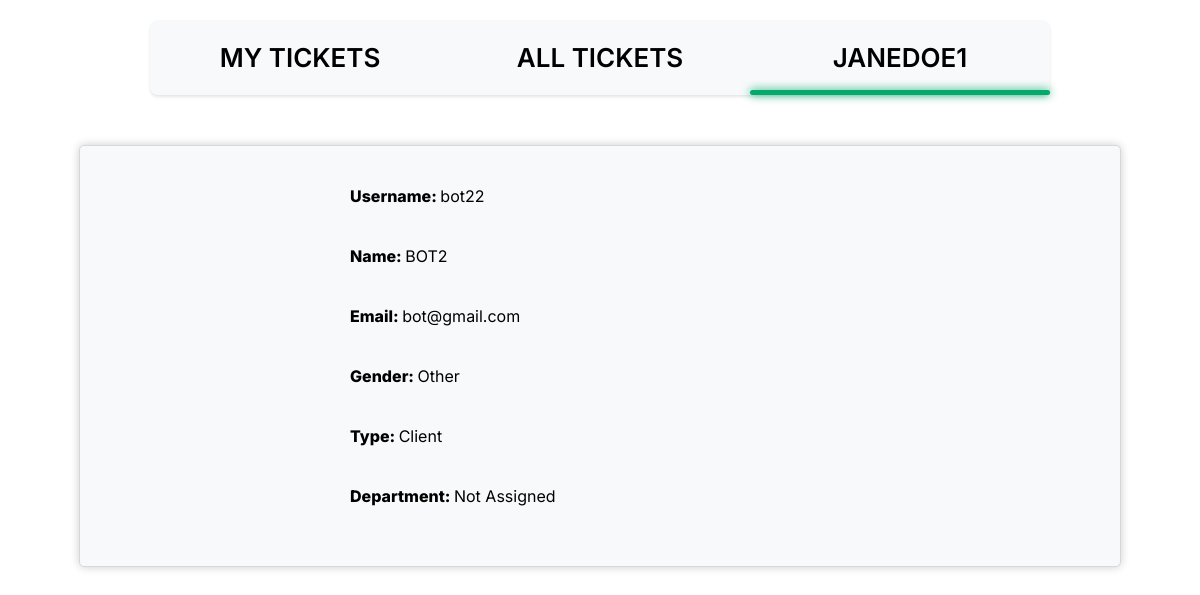
/pages/profile_viewer.php?id=5 (signed in), run on an earlier commit of the app's database.
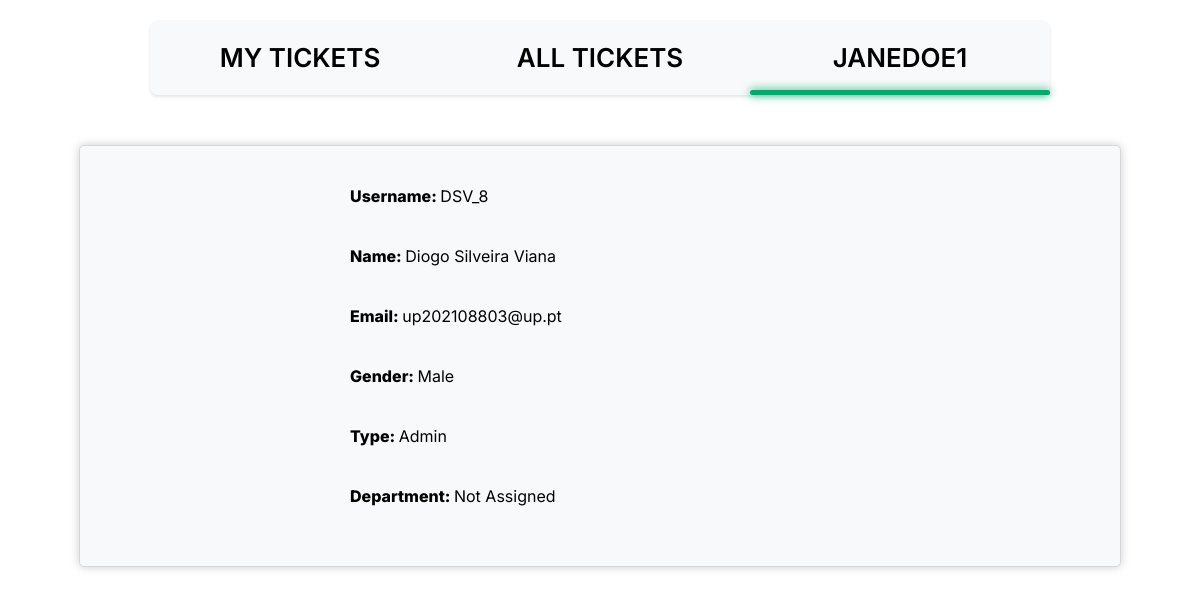
And on a later commit of the database.
### tables this page shows
CREATE TABLE USER (
    user_id INTEGER PRIMARY KEY AUTOINCREMENT,
    department_id INT,
    name VARCHAR(255) NOT NULL,
    username VARCHAR(8) NOT NULL UNIQUE,
    email VARCHAR(255) NOT NULL UNIQUE,
    password VARCHAR(255) NOT NULL,
    type VARCHAR(10) NOT NULL DEFAULT 'Client' CHECK (type = 'Agent' OR type = 'Admin' OR type = 'Client'),
    gender VARCHAR(10) DEFAULT 'None' CHECK(gender = 'Male' or gender = 'Female' or gender = 'Other' or gender = 'None'),
    FOREIGN KEY(department_id) REFERENCES DEPARTMENT(department_id) ON DELETE CASCADE ON UPDATE CASCADE
);

### database/compareID.php (called while the page is built, shortened)
<?php
    $isUser = false;
?>

### database/fetchUser.php (called while the page is built)
<?php
    include 'connection.php';
    $stmt = $db -> prepare('SELECT * FROM User WHERE user_id = :user_id');
    $stmt -> bindParam(':user_id', $userid);
    $stmt -> execute();
    $row = $stmt -> fetch();
    include 'getUserDepartment.php';
?>

### database/getUserDepartment.php (called while the page is built)
<?php
    if(!empty($row['department_id'])){
        $stmt2 = $db -> prepare('SELECT name FROM Department WHERE department_id = :department_id');
        $stmt2 -> bindParam(':department_id', $row['department_id']);
        $stmt2 -> execute();
        $row2 = $stmt2 -> fetch();
        $department = $row2['name'];
    }
    else{
        $department = 'Not Assigned';
    }
?>

### pages/profile_viewer.php (the view, shortened to what the changed rows need)
<?php
    include '../database/checkSession.php';
    include '../database/compareID.php';
?>
<!DOCTYPE html>
<html lang="en-US">
    <head>
        <link href="../css/profile_viewer.css" rel="stylesheet">
    </head>
    <body>
            <div class="box">
                <?php if($isUser){
                    echo '<p id="edit"><a href="profile_edit.php?id=' . $_SESSION['user_id'] . '">Edit</a></p>';
                    echo '<form name="change" method="post">
                    <div class="labels">
                        <label for="username">Username: <strong>' . $_SESSION['username'] . '</strong></label>
                        <br><br>
                        <label for="name">Name: <strong>' . $_SESSION['name'] . '</strong></label>
                        <br><br>
                        <label for="email">Email: <strong>' . $_SESSION['email'] . '</strong></label>
                        <br><br>
                        <label for="gender">Gender: <strong>' . $_SESSION['gender'] . '</strong></label>
                        <br><br>
                        <label for="type">Type: <strong>' . $_SESSION['type'] . '</strong></label>
                        <br><br>
                        <label for="department">Department: <strong>' . $_SESSION['department'] . '</strong></label>
                        <br><br>
                    </div>
                </form>
                    <form name="logout" action="../pages/logout.php" method="post">
                        <div class="buttons">
                            <button type="submit" class="logoutbtn">Logout</button>
                        </div>
                    </form>';
                }
                else{
                    $userid = $_GET['id'];
                    include '../database/fetchUser.php';
                    echo '<br><form name="change" method="post">
                    <div class="labels">
                        <label for="username">Username: <strong>' . $row['username'] . '</strong></label>
                        <br><br>
                        <label for="name">Name: <strong>' . $row['name'] . '</strong></label>
                        <br><br>
                        <label for="email">Email: <strong>' . $row['email'] . '</strong></label>
                        <br><br>
                        <label for="gender">Gender: <strong>' . $row['gender'] . '</strong></label>
                        <br><br>';
                    if($_SESSION['type'] == 'Admin'){
                        switch($row['type']){
                            case 'Client':
                                echo '<div class="divtype"><label for="type">Type: <strong>' . $row['type'] . '</strong></label><br><br>';
                                echo '<a class="promote" href="../database/typeChanger.php?id=' . $_GET['id'] . '&type=Agent">Promote</a></div>';
                                echo '<br><br>';
                                break;
                            case 'Agent':
                                echo '<div class="divtype"><label for="type">Type: <strong>' . $row['type'] . '</strong></label><br><br>';
                                echo '<a class="promote" href="../database/typeChanger.php?id=' . $_GET['id'] . '&type=Admin">Promote</a><a class="demote" href="../database/typeChanger.php?id=' . $_GET['id'] . '&type=Client">Demote</a></div>';
                                echo '<br><br>';
                                break;
                            case 'Admin':
                                echo '<div class="divtype"><label for="type">Type: <strong>' . $row['type'] . '</strong></label><br><br>';
                                echo '<a class="demote" href="../database/typeChanger.php?id=' . $_GET['id'] . '&type=Agent">Demote</a></div>';
                                echo '<br><br>';
                                break;
                            default:
                                break;
                        }
                    }
                    else{
                        echo '<label for="type">Type: <strong>' . $row['type'] . '</strong></label>
                        <br><br>';
                    }
                    echo '<label for="department">Department: <strong>' . $department . '</strong></label>
                        <br><br>
                    </div>
                </form>';
                }
                ?>
            </div>
    </body>
</html>

What changed in the data, as far as the page shows it:
changed user "Not Assigned": username "bot22" → "DSV_8"; name "BOT2" → "Diogo Silveira Viana"; email "bot@gmail.com" → "up202108803@up.pt"; gender "Other" → "Male"; type "Client" → "Admin"
